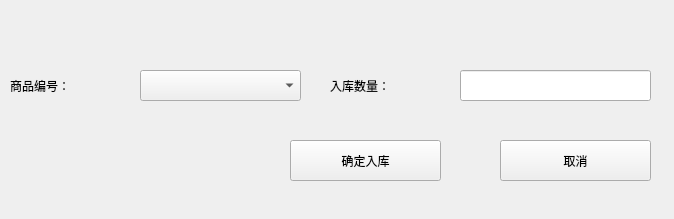
<?xml version="1.0" encoding="UTF-8"?>
<ui version="4.0">
 <class>AddMount</class>
 <widget class="QWidget" name="AddMount">
  <property name="geometry">
   <rect>
    <x>0</x>
    <y>0</y>
    <width>674</width>
    <height>219</height>
   </rect>
  </property>
  <property name="windowTitle">
   <string>商品入库</string>
  </property>
  <widget class="QLabel" name="label">
   <property name="geometry">
    <rect>
     <x>10</x>
     <y>70</y>
     <width>111</width>
     <height>31</height>
    </rect>
   </property>
   <property name="text">
    <string>商品编号：</string>
   </property>
  </widget>
  <widget class="QLabel" name="label_2">
   <property name="geometry">
    <rect>
     <x>330</x>
     <y>70</y>
     <width>121</width>
     <height>31</height>
    </rect>
   </property>
   <property name="text">
    <string>入库数量：</string>
   </property>
  </widget>
  <widget class="QLineEdit" name="lineEdit">
   <property name="geometry">
    <rect>
     <x>460</x>
     <y>70</y>
     <width>191</width>
     <height>31</height>
    </rect>
   </property>
  </widget>
  <widget class="QComboBox" name="comboBox">
   <property name="geometry">
    <rect>
     <x>140</x>
     <y>70</y>
     <width>161</width>
     <height>31</height>
    </rect>
   </property>
  </widget>
  <widget class="QPushButton" name="addbtn">
   <property name="geometry">
    <rect>
     <x>290</x>
     <y>140</y>
     <width>151</width>
     <height>41</height>
    </rect>
   </property>
   <property name="text">
    <string>确定入库</string>
   </property>
  </widget>
  <widget class="QPushButton" name="canclebtn">
   <property name="geometry">
    <rect>
     <x>500</x>
     <y>140</y>
     <width>151</width>
     <height>41</height>
    </rect>
   </property>
   <property name="text">
    <string>取消</string>
   </property>
  </widget>
 </widget>
 <resources/>
 <connections/>
</ui>
